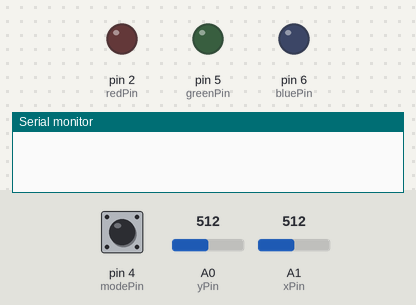
Recording of a sketch running on a simulated Arduino Uno, built with avr-gcc and run on an emulated ATmega328P. Parts: output pins drawn as LEDs (lit = HIGH), the last lines printed to the serial monitor. Inputs (shaded band) come from the test bench; at power-on: pin 4 (modePin) HIGH, A0 (yPin) = 512, A1 (xPin) = 512.

Above: at 1.2 s.
1.3 s: pin 4 (modePin) pulled LOW for 0.15 s
At 2.5 s:
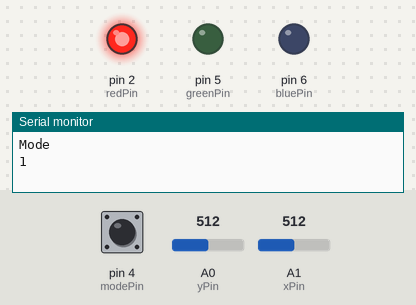
2.9 s: pin 4 (modePin) pulled LOW for 1 s
At 3.8 s:
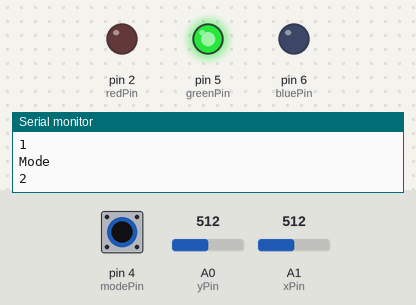
5.4 s: pin 4 (modePin) pulled LOW for 0.15 s
At 5.7 s:
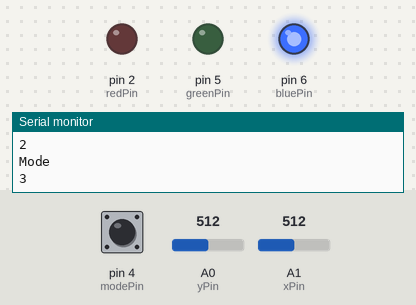
7.0 s: A0 (yPin) set to 589
8.5 s: A0 (yPin) set to 615
10.4 s: A1 (xPin) set to 591
11.9 s: A1 (xPin) set to 619
Timing chart, 0 to 14.8 s (numbered marks = the images above; inputs shaded):
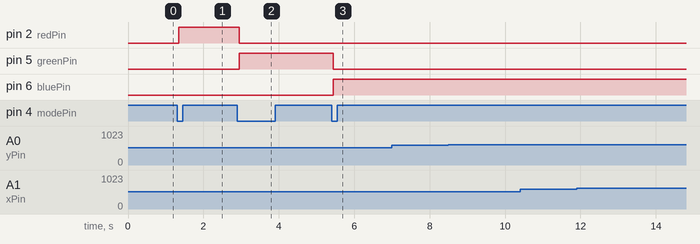

Measured:
- after the input at 1.3 s, pin 2 (redPin): LOW → HIGH after 0.05 s
- after the input at 2.9 s, pin 2 (redPin): HIGH → LOW after 0.05 s; pin 5 (greenPin): LOW → HIGH after 0.05 s
- after the input at 5.4 s, pin 5 (greenPin): HIGH → LOW after 0.05 s; pin 6 (bluePin): LOW → HIGH after 0.05 s
- after the input at 7.0 s, every drawn part: stays the same

The sketch:

Controller.ino
```cpp
//Set Pin Numbers

int redPin = 2;
int greenPin = 5;
int bluePin = 6;

int xPin = A1;
int yPin = A0;
int modePin = 4;

//Set other variables
int xValue;
int yValue;
int mode = 0;

int modeState;
int lastModeState = HIGH;

void setup()
{
  pinMode(redPin, OUTPUT);
  pinMode(greenPin, OUTPUT);
  pinMode(bluePin, OUTPUT);

  pinMode(xPin, INPUT);
  pinMode(yPin, INPUT);
  pinMode(modePin, INPUT_PULLUP);

  Serial.begin(9600);

}

void loop()
{
  /*setColor(255, 0, 0);  // red
  delay(1000);
  setColor(255, 127, 0);  // orange
  delay(1000);
  setColor(255, 255, 0);  // yellow
  delay(1000);
  setColor(0, 255, 0);  // green
  delay(1000);
  setColor(0, 0, 255);  // blue
  delay(1000);
  setColor(75, 0, 130);  // indigo
  delay(1000);
  setColor(148, 0, 211);  // red
  delay(1000);*/

  xValue = analogRead(xPin);
  yValue = analogRead(yPin);
  modeState = digitalRead(modePin);


  //Button
  if (modeState != lastModeState) {               //check for a button state change
    delay(50);                                    //wait 50ms
    if (modeState != lastModeState) {             //if state is still changed after 50ms (to avoid bouncing)
      lastModeState = modeState;                  //change the stored state to the new state
      if (lastModeState == LOW) {                 //if the new stored state is LOW (The button is pressed and its connection to ground brings it down from the normal high state caused by the pulldwon resistor)
        Serial.println("Mode");                   //send a message to serial stating the button has been pressed
        if (mode == 3) {
          mode = 0;
        } else {
          mode++;
        }
        Serial.println(mode);
       }
     }
   }

   //Color Set
   switch(mode) {
    case 0 : setColor(0, 0, 0);
    break;
    case 1 : setColor(255, 0, 0);
    break;
    case 2 : setColor(0, 255, 0);
    break;
    case 3 : setColor(0, 0, 255);
    break;
   }

   //Joystick
   if (!(xValue < 600 && xValue > 400 && yValue < 600 && yValue > 400)){   //Check if any values are not between 400 and 600
    if(xValue > 600) {                                                  //If the X value is greater than 600 (center)
      Serial.println("right");                                          //Send a message to serial stating the joystick has moved right
    } else if (xValue < 400) {                                          //Same thing for the other 3 values
      Serial.println("left");
    } else if (yValue < 400) {
      Serial.println("up");
    } else if (yValue > 600) {
      Serial.println("down");
    }
    delay(100);                                                         //10 messages per second should be enough to give a quick response without making the motor move in too small increments
  }
}


void setColor(int red, int green, int blue)
{
  analogWrite(redPin, red);
  analogWrite(greenPin, green);
  analogWrite(bluePin, blue);
}
```
